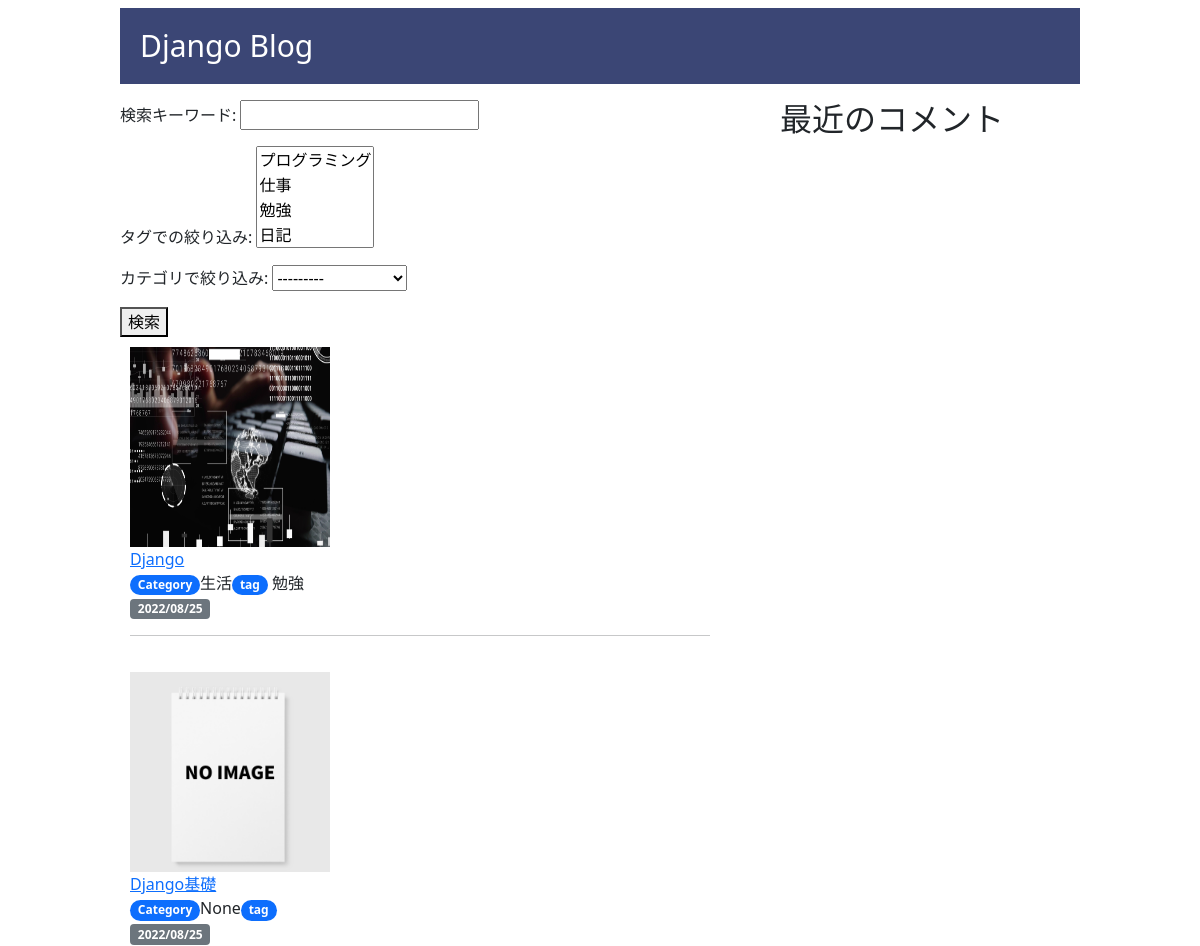
The app's page / (upper part), older data.
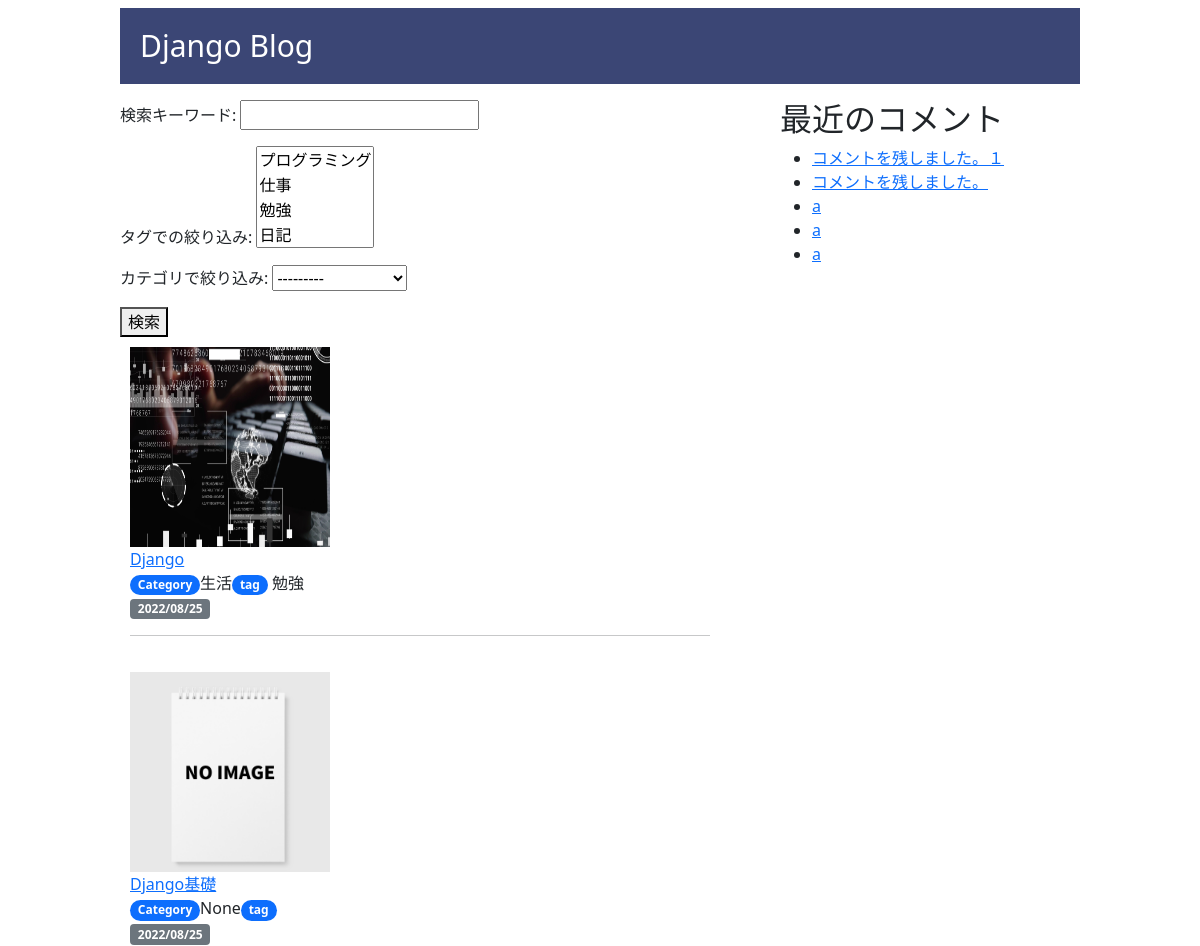
The same page, newer data.
### blog/models.py (models this page shows, shortened)
class BlogModel(models.Model):
    title = models.CharField(max_length=50, verbose_name='タイトル')
    body = models.TextField(verbose_name='本文')
    thumbnail = models.ImageField(verbose_name='サムネイル', blank=True, null=True) # サムネイル用のフィールドを用意
    post_datetime = models.DateTimeField(default=timezone.now, verbose_name='投稿日時')
    category = models.ForeignKey(Category, verbose_name='カテゴリー', on_delete=models.PROTECT, null=True, blank=True)
    tag = models.ManyToManyField(Tag, blank=True, verbose_name='タグ')
    relation_posts = models.ManyToManyField('self', verbose_name='関連記事', blank=True)

class Category(models.Model):
    name= models.CharField(max_length=50, verbose_name='カテゴリ名')
    def __str__(self):
        return self.name

class Tag(models.Model):
    name = models.CharField(verbose_name='タグ名', max_length=50)
    def __str__(self):
        return self.name

class Comment(models.Model):
    name = models.CharField('名前', max_length=255, default='名無しさん')
    text = models.TextField('本文')
    target = models.ForeignKey(BlogModel, on_delete=models.CASCADE, verbose_name='対象記事')
    created_at = models.DateTimeField('作成日', default=timezone.now)
    def __str__(self):
        return self.text[:20]

### blog/views.py (the view, shortened to what this page needs)
# urls.py: path('', include('blog.urls'), name='index'),
def index(request):
    post_list = BlogModel.objects.order_by('-post_datetime')
    form = PostSearchForm(request.GET)
    if form.is_valid():
        keyword = form.cleaned_data['keyword']
        tags = form.cleaned_data['tags']
        category = form.cleaned_data['category']
        if keyword:
            post_list = post_list.filter(
                Q(title__icontains=keyword)|Q(body__icontains=keyword)
            )
        if category:
            post_list = post_list.filter(Q(category__name__icontains=category))
            post_list = post_list.filter(category=category)
        if tags:
            post_list = post_list.filter(tag__in=tags)
        messages.success(request, '「{}」の検索結果'.format(keyword))
        page_obj = paginate_queryset(request, post_list, 10)
        context = {
        'post_list': post_list,
        'page_obj': page_obj,
        'form': form,
        'keyword': keyword,
        'tags': tags,
        'category': category,
        'messages': messages,
        }
        return render(request, 'blog/index.html', context)

### blog/forms.py
class PostSearchForm(forms.Form):
    keyword = forms.CharField(
		label='検索キーワード',
  		required=False,
	)
    tags = forms.ModelMultipleChoiceField(
		label='タグでの絞り込み',
		required=False,
		queryset=Tag.objects.order_by('name'),
	)
    category = forms.ModelChoiceField(
        label='カテゴリで絞り込み',
        required=False,
        queryset=Category.objects.order_by('name'),
	)

### blog/context_processors.py (called while the page is built)
def common(request):
    context = {
        'comment_list': Comment.objects.order_by("-created_at")[:5]
    }
    return context

### blog/templatetags/blog.py (called while the page is built)
@register.simple_tag
def url_replace(request, field, value):
    url_dict = request.GET.copy()
    url_dict[field] = str(value)
    return url_dict.urlencode()

### blog/views.py (called while the page is built)
def paginate_queryset(request, queryset, count):
    paginator = Paginator(queryset, count)
    page = request.GET.get('page')
    try:
        page_obj = paginator.page(page)
    except PageNotAnInteger:
        page_obj = paginator.page(1)
    except EmptyPage:
        page_obj = paginator.page(paginator.num_pages)
    return page_obj

### templates/blog/index.html (shortened to what this page needs)
{% extends 'blog/base.html' %}
{% block content %}
{% load static %}
  <form method="GET" action={% url 'index' %}>
  {{ form.as_p }}
  <button type="submit">検索</button>
  {% for post in page_obj.object_list.all %}
    <div>
      <div class="post_list">
        {% if post.thumbnail %}
          <img src="{{ post.thumbnail.url }}" alt="eyecatch" width="200px" height="200px">
        {% else %}
          <img src="{% static 'noimage.png' %}" alt="eyecatch" width="200px" height="200px">
        {% endif %}
        <br><a href="{% url 'detail' pk=post.pk %}" class="link_detail">
          {{ post.title }}
        </a>
        <br>
        <span class="badge rounded-pill bg-primary">Category</span>{{ post.category }}<span class="badge rounded-pill bg-primary">tag</span>{% for tag_name in post.tag.all %} {{tag_name}}&nbsp;{% endfor %}
        <br>
        <span class="badge bg-secondary">{{ post.post_datetime|date:'Y/m/d' }}</span>
        <hr />
      </div>
    </div>
  {% endfor %}
{% endblock %}

### templates/blog/base.html (shortened to what this page needs)
{% load static %}
<!DOCTYPE html>
<html lang="ja">
  <head>
    <link href="https://cdn.jsdelivr.net/npm/bootstrap@5.0.2/dist/css/bootstrap.min.css" rel="stylesheet" />
    <link rel="stylesheet" href="{% static 'css/style.css' %}">
  </head>
  <body>
    <header>
      <h1><a href="/">Django Blog</a></h1>
    </header>
    <main>
      {% block content %}
      {% endblock %}
    </main>
    <aside>
      <h2>最近のコメント</h2>
      <ul>
        {% for comment in comment_list %}
            <li><a href="{% url 'detail' pk=comment.target.pk %}">{{ comment }}</a></li>
        {% endfor %}
    </ul>
    </aside>
  </body>
</html>

Row changes from the older to the newer data that the page shows:
added Comment: text "コメントを残しました。１"
added Comment: text "コメントを残しました。"
added Comment: text "a"
added Comment: text "a"
added Comment: text "a"
